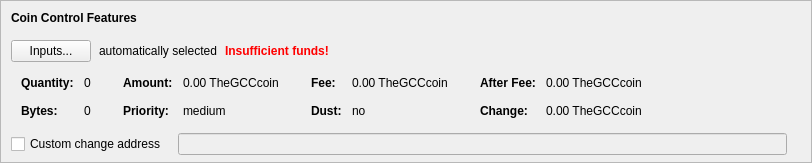
    <widget class="QFrame" name="frameCoinControl">
     <property name="sizePolicy">
      <sizepolicy hsizetype="Expanding" vsizetype="Expanding">
       <horstretch>0</horstretch>
       <verstretch>0</verstretch>
      </sizepolicy>
     </property>
     <property name="maximumSize">
      <size>
       <width>16777215</width>
       <height>16777215</height>
      </size>
     </property>
     <property name="frameShape">
      <enum>QFrame::StyledPanel</enum>
     </property>
     <property name="frameShadow">
      <enum>QFrame::Sunken</enum>
     </property>
     <layout class="QVBoxLayout" name="verticalLayoutCoinControl2">
      <property name="spacing">
       <number>0</number>
      </property>
      <property name="leftMargin">
       <number>0</number>
      </property>
      <property name="topMargin">
       <number>0</number>
      </property>
      <property name="rightMargin">
       <number>0</number>
      </property>
      <property name="bottomMargin">
       <number>6</number>
      </property>
      <item>
       <layout class="QVBoxLayout" name="verticalLayoutCoinControl" stretch="0,0,0,0,1">
        <property name="spacing">
         <number>0</number>
        </property>
        <property name="leftMargin">
         <number>10</number>
        </property>
        <property name="topMargin">
         <number>10</number>
        </property>
        <item>
         <layout class="QHBoxLayout" name="horizontalLayoutCoinControl1">
          <property name="bottomMargin">
           <number>15</number>
          </property>
          <item>
           <widget class="QLabel" name="labelCoinControlFeatures">
            <property name="sizePolicy">
             <sizepolicy hsizetype="Preferred" vsizetype="Maximum">
              <horstretch>0</horstretch>
              <verstretch>0</verstretch>
             </sizepolicy>
            </property>
            <property name="font">
             <font>
              <weight>75</weight>
              <bold>true</bold>
             </font>
            </property>
            <property name="styleSheet">
             <string notr="true">font-weight:bold;</string>
            </property>
            <property name="text">
             <string>Coin Control Features</string>
            </property>
           </widget>
          </item>
         </layout>
        </item>
        <item>
         <layout class="QHBoxLayout" name="horizontalLayoutCoinControl2" stretch="0,0,0,0">
          <property name="spacing">
           <number>8</number>
          </property>
          <property name="bottomMargin">
           <number>10</number>
          </property>
          <item>
           <widget class="QPushButton" name="pushButtonCoinControl">
            <property name="styleSheet">
             <string notr="true"/>
            </property>
            <property name="text">
             <string>Inputs...</string>
            </property>
            <property name="autoDefault">
             <bool>false</bool>
            </property>
           </widget>
          </item>
          <item>
           <widget class="QLabel" name="labelCoinControlAutomaticallySelected">
            <property name="text">
             <string>automatically selected</string>
            </property>
            <property name="margin">
             <number>5</number>
            </property>
           </widget>
          </item>
          <item>
           <widget class="QLabel" name="labelCoinControlInsuffFunds">
            <property name="font">
             <font>
              <weight>75</weight>
              <bold>true</bold>
             </font>
            </property>
            <property name="styleSheet">
             <string notr="true">color:red;font-weight:bold;</string>
            </property>
            <property name="text">
             <string>Insufficient funds!</string>
            </property>
            <property name="margin">
             <number>5</number>
            </property>
           </widget>
          </item>
          <item>
           <spacer name="horizontalSpacerCoinControl">
            <property name="orientation">
             <enum>Qt::Horizontal</enum>
            </property>
            <property name="sizeHint" stdset="0">
             <size>
              <width>40</width>
              <height>1</height>
             </size>
            </property>
           </spacer>
          </item>
         </layout>
        </item>
        <item>
         <widget class="QWidget" name="widgetCoinControl" native="true">
          <property name="sizePolicy">
           <sizepolicy hsizetype="Preferred" vsizetype="Preferred">
            <horstretch>0</horstretch>
            <verstretch>0</verstretch>
           </sizepolicy>
          </property>
          <property name="minimumSize">
           <size>
            <width>0</width>
            <height>0</height>
           </size>
          </property>
          <property name="styleSheet">
           <string notr="true"/>
          </property>
          <layout class="QHBoxLayout" name="horizontalLayoutCoinControl5">
           <property name="leftMargin">
            <number>0</number>
           </property>
           <property name="topMargin">
            <number>0</number>
           </property>
           <property name="rightMargin">
            <number>0</number>
           </property>
           <property name="bottomMargin">
            <number>0</number>
           </property>
           <item>
            <layout class="QHBoxLayout" name="horizontalLayoutCoinControl3" stretch="0,0,0,1">
             <property name="spacing">
              <number>20</number>
             </property>
             <property name="topMargin">
              <number>0</number>
             </property>
             <property name="bottomMargin">
              <number>10</number>
             </property>
             <item>
              <layout class="QFormLayout" name="formLayoutCoinControl1">
               <property name="horizontalSpacing">
                <number>10</number>
               </property>
               <property name="verticalSpacing">
                <number>14</number>
               </property>
               <property name="leftMargin">
                <number>10</number>
               </property>
               <property name="topMargin">
                <number>4</number>
               </property>
               <property name="rightMargin">
                <number>6</number>
               </property>
               <item row="0" column="0">
                <widget class="QLabel" name="labelCoinControlQuantityText">
                 <property name="font">
                  <font>
                   <weight>75</weight>
                   <bold>true</bold>
                  </font>
                 </property>
                 <property name="text">
                  <string>Quantity:</string>
                 </property>
                 <property name="margin">
                  <number>0</number>
                 </property>
                </widget>
               </item>
               <item row="0" column="1">
                <widget class="QLabel" name="labelCoinControlQuantity">
                 <property name="cursor">
                  <cursorShape>IBeamCursor</cursorShape>
                 </property>
                 <property name="contextMenuPolicy">
                  <enum>Qt::ActionsContextMenu</enum>
                 </property>
                 <property name="text">
                  <string notr="true">0</string>
                 </property>
                 <property name="margin">
                  <number>0</number>
                 </property>
                 <property name="textInteractionFlags">
                  <set>Qt::LinksAccessibleByMouse|Qt::TextSelectableByKeyboard|Qt::TextSelectableByMouse</set>
                 </property>
                </widget>
               </item>
               <item row="1" column="0">
                <widget class="QLabel" name="labelCoinControlBytesText">
                 <property name="font">
                  <font>
                   <weight>75</weight>
                   <bold>true</bold>
                  </font>
                 </property>
                 <property name="text">
                  <string>Bytes:</string>
                 </property>
                </widget>
               </item>
               <item row="1" column="1">
                <widget class="QLabel" name="labelCoinControlBytes">
                 <property name="cursor">
                  <cursorShape>IBeamCursor</cursorShape>
                 </property>
                 <property name="contextMenuPolicy">
                  <enum>Qt::ActionsContextMenu</enum>
                 </property>
                 <property name="text">
                  <string notr="true">0</string>
                 </property>
                 <property name="textInteractionFlags">
                  <set>Qt::LinksAccessibleByMouse|Qt::TextSelectableByKeyboard|Qt::TextSelectableByMouse</set>
                 </property>
                </widget>
               </item>
              </layout>
             </item>
             <item>
              <layout class="QFormLayout" name="formLayoutCoinControl2">
               <property name="horizontalSpacing">
                <number>10</number>
               </property>
               <property name="verticalSpacing">
                <number>14</number>
               </property>
               <property name="leftMargin">
                <number>6</number>
               </property>
               <property name="topMargin">
                <number>4</number>
               </property>
               <property name="rightMargin">
                <number>6</number>
               </property>
               <item row="0" column="0">
                <widget class="QLabel" name="labelCoinControlAmountText">
                 <property name="font">
                  <font>
                   <weight>75</weight>
                   <bold>true</bold>
                  </font>
                 </property>
                 <property name="text">
                  <string>Amount:</string>
                 </property>
                 <property name="margin">
                  <number>0</number>
                 </property>
                </widget>
               </item>
               <item row="0" column="1">
                <widget class="QLabel" name="labelCoinControlAmount">
                 <property name="cursor">
                  <cursorShape>IBeamCursor</cursorShape>
                 </property>
                 <property name="contextMenuPolicy">
                  <enum>Qt::ActionsContextMenu</enum>
                 </property>
                 <property name="text">
                  <string notr="true">0.00 TheGCCcoin</string>
                 </property>
                 <property name="textInteractionFlags">
                  <set>Qt::LinksAccessibleByMouse|Qt::TextSelectableByKeyboard|Qt::TextSelectableByMouse</set>
                 </property>
                </widget>
               </item>
               <item row="1" column="0">
                <widget class="QLabel" name="labelCoinControlPriorityText">
                 <property name="font">
                  <font>
                   <weight>75</weight>
                   <bold>true</bold>
                  </font>
                 </property>
                 <property name="text">
                  <string>Priority:</string>
                 </property>
                </widget>
               </item>
               <item row="1" column="1">
                <widget class="QLabel" name="labelCoinControlPriority">
                 <property name="cursor">
                  <cursorShape>IBeamCursor</cursorShape>
                 </property>
                 <property name="contextMenuPolicy">
                  <enum>Qt::ActionsContextMenu</enum>
                 </property>
                 <property name="text">
                  <string>medium</string>
                 </property>
                 <property name="textInteractionFlags">
                  <set>Qt::LinksAccessibleByMouse|Qt::TextSelectableByKeyboard|Qt::TextSelectableByMouse</set>
                 </property>
                </widget>
               </item>
              </layout>
             </item>
             <item>
              <layout class="QFormLayout" name="formLayoutCoinControl3">
               <property name="horizontalSpacing">
                <number>10</number>
               </property>
               <property name="verticalSpacing">
                <number>14</number>
               </property>
               <property name="leftMargin">
                <number>6</number>
               </property>
               <property name="topMargin">
                <number>4</number>
               </property>
               <property name="rightMargin">
                <number>6</number>
               </property>
               <item row="0" column="0">
                <widget class="QLabel" name="labelCoinControlFeeText">
                 <property name="font">
                  <font>
                   <weight>75</weight>
                   <bold>true</bold>
                  </font>
                 </property>
                 <property name="text">
                  <string>Fee:</string>
                 </property>
                 <property name="margin">
                  <number>0</number>
                 </property>
                </widget>
               </item>
               <item row="0" column="1">
                <widget class="QLabel" name="labelCoinControlFee">
                 <property name="cursor">
                  <cursorShape>IBeamCursor</cursorShape>
                 </property>
                 <property name="contextMenuPolicy">
                  <enum>Qt::ActionsContextMenu</enum>
                 </property>
                 <property name="text">
                  <string notr="true">0.00 TheGCCcoin</string>
                 </property>
                 <property name="textInteractionFlags">
                  <set>Qt::LinksAccessibleByMouse|Qt::TextSelectableByKeyboard|Qt::TextSelectableByMouse</set>
                 </property>
                </widget>
               </item>
               <item row="1" column="0">
                <widget class="QLabel" name="labelCoinControlLowOutputText">
                 <property name="font">
                  <font>
                   <weight>75</weight>
                   <bold>true</bold>
                  </font>
                 </property>
                 <property name="text">
                  <string>Dust:</string>
                 </property>
                </widget>
               </item>
               <item row="1" column="1">
                <widget class="QLabel" name="labelCoinControlLowOutput">
                 <property name="cursor">
                  <cursorShape>IBeamCursor</cursorShape>
                 </property>
                 <property name="contextMenuPolicy">
                  <enum>Qt::ActionsContextMenu</enum>
                 </property>
                 <property name="text">
                  <string>no</string>
                 </property>
                 <property name="textInteractionFlags">
                  <set>Qt::LinksAccessibleByMouse|Qt::TextSelectableByKeyboard|Qt::TextSelectableByMouse</set>
                 </property>
                </widget>
               </item>
              </layout>
             </item>
             <item>
              <layout class="QFormLayout" name="formLayoutCoinControl4">
               <property name="horizontalSpacing">
                <number>10</number>
               </property>
               <property name="verticalSpacing">
                <number>14</number>
               </property>
               <property name="leftMargin">
                <number>6</number>
               </property>
               <property name="topMargin">
                <number>4</number>
               </property>
               <property name="rightMargin">
                <number>6</number>
               </property>
               <item row="0" column="0">
                <widget class="QLabel" name="labelCoinControlAfterFeeText">
                 <property name="font">
                  <font>
                   <weight>75</weight>
                   <bold>true</bold>
                  </font>
                 </property>
                 <property name="text">
                  <string>After Fee:</string>
                 </property>
                 <property name="margin">
                  <number>0</number>
                 </property>
                </widget>
               </item>
               <item row="0" column="1">
                <widget class="QLabel" name="labelCoinControlAfterFee">
                 <property name="cursor">
                  <cursorShape>IBeamCursor</cursorShape>
                 </property>
                 <property name="contextMenuPolicy">
                  <enum>Qt::ActionsContextMenu</enum>
                 </property>
                 <property name="text">
                  <string notr="true">0.00 TheGCCcoin</string>
                 </property>
                 <property name="textInteractionFlags">
                  <set>Qt::LinksAccessibleByMouse|Qt::TextSelectableByKeyboard|Qt::TextSelectableByMouse</set>
                 </property>
                </widget>
               </item>
               <item row="1" column="0">
                <widget class="QLabel" name="labelCoinControlChangeText">
                 <property name="font">
                  <font>
                   <weight>75</weight>
                   <bold>true</bold>
                  </font>
                 </property>
                 <property name="text">
                  <string>Change:</string>
                 </property>
                </widget>
               </item>
               <item row="1" column="1">
                <widget class="QLabel" name="labelCoinControlChange">
                 <property name="cursor">
                  <cursorShape>IBeamCursor</cursorShape>
                 </property>
                 <property name="contextMenuPolicy">
                  <enum>Qt::ActionsContextMenu</enum>
                 </property>
                 <property name="text">
                  <string notr="true">0.00 TheGCCcoin</string>
                 </property>
                 <property name="textInteractionFlags">
                  <set>Qt::LinksAccessibleByMouse|Qt::TextSelectableByKeyboard|Qt::TextSelectableByMouse</set>
                 </property>
                </widget>
               </item>
              </layout>
             </item>
            </layout>
           </item>
          </layout>
         </widget>
        </item>
        <item>
         <layout class="QHBoxLayout" name="horizontalLayoutCoinControl4" stretch="0,0,0">
          <property name="spacing">
           <number>12</number>
          </property>
          <property name="sizeConstraint">
           <enum>QLayout::SetDefaultConstraint</enum>
          </property>
          <property name="topMargin">
           <number>5</number>
          </property>
          <property name="rightMargin">
           <number>5</number>
          </property>
          <item>
           <widget class="QCheckBox" name="checkBoxCoinControlChange">
            <property name="toolTip">
             <string>If this is activated, but the change address is empty or invalid, change will be sent to a newly generated address.</string>
            </property>
            <property name="text">
             <string>Custom change address</string>
            </property>
           </widget>
          </item>
          <item>
           <widget class="QValidatedLineEdit" name="lineEditCoinControlChange">
            <property name="enabled">
             <bool>false</bool>
            </property>
            <property name="sizePolicy">
             <sizepolicy hsizetype="Expanding" vsizetype="Fixed">
              <horstretch>0</horstretch>
              <verstretch>0</verstretch>
             </sizepolicy>
            </property>
           </widget>
          </item>
          <item>
           <widget class="QLabel" name="labelCoinControlChangeLabel">
            <property name="sizePolicy">
             <sizepolicy hsizetype="Preferred" vsizetype="Expanding">
              <horstretch>0</horstretch>
              <verstretch>0</verstretch>
             </sizepolicy>
            </property>
            <property name="minimumSize">
             <size>
              <width>0</width>
              <height>0</height>
             </size>
            </property>
            <property name="text">
             <string/>
            </property>
            <property name="margin">
             <number>3</number>
            </property>
           </widget>
          </item>
         </layout>
        </item>
        <item>
         <spacer name="verticalSpacerCoinControl">
          <property name="orientation">
           <enum>Qt::Vertical</enum>
          </property>
          <property name="sizeHint" stdset="0">
           <size>
            <width>800</width>
            <height>1</height>
           </size>
          </property>
         </spacer>
        </item>
       </layout>
      </item>
     </layout>
    </widget>
